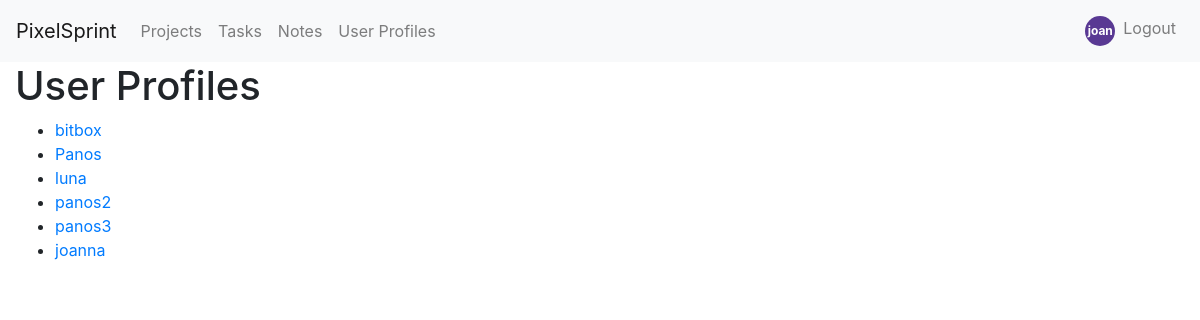
The page /project/userprofiles/ (signed in) on the database as committed earlier.
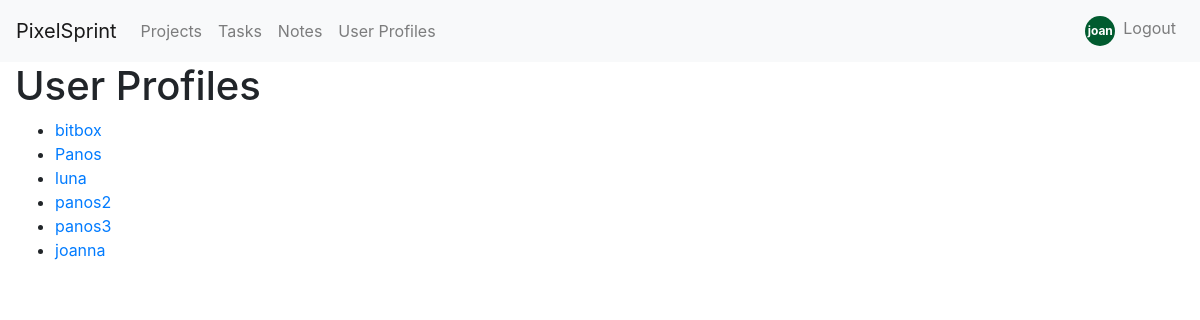
The same page on the database as committed later.
### project/views.py (the view)
# urls.py: path('userprofiles/', views.userprofile_list, name='userprofile_list'),
def userprofile_list(request):
    userprofiles = UserProfile.objects.all()
    return render(request, 'userprofile_list.html', {'userprofiles': userprofiles})

### project/templates/userprofile_list.html
{% extends 'base.html' %}
{% block content %}
  <h1>User Profiles</h1>
  <ul>
    {% for userprofile in userprofiles %}
      <li><a href="{% url 'userprofile_detail' userprofile.id %}">{{ userprofile.user.username }}</a></li>
    {% endfor %}
  </ul>
{% endblock %}

Rows that differ between the two databases and show on the page:
changed UserProfile "joanna": color "#593993" → "#015b2f" (drawn)
